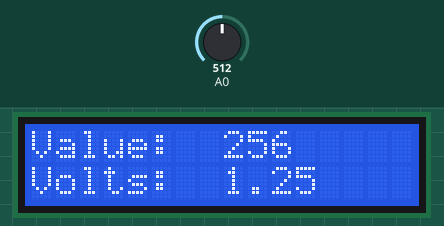
Simulated run of this sketch. Board: Arduino Uno, built with avr-gcc and run on an emulated ATmega328P. On the bench: 16×2 character LCD. The test bench sets the inputs (shaded band); at power-on: A0 = 512. What the sketch prints to the serial monitor is not drawn.

Above: at 1.2 s.
1.3 s: A0 set to 210
At 2.3 s:
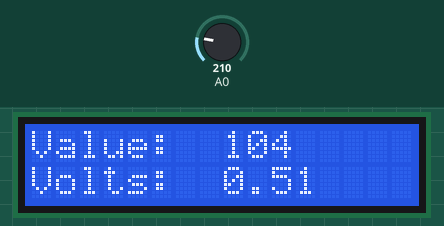
2.8 s: A0 set to 183
At 4.0 s:
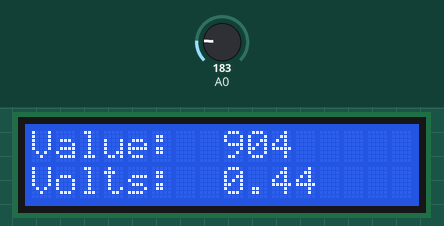
4.3 s: A0 set to 21
At 5.5 s:
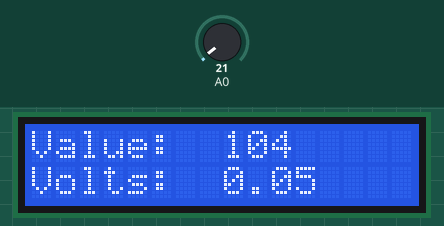
5.8 s: A0 set to 17
At 7.1 s:
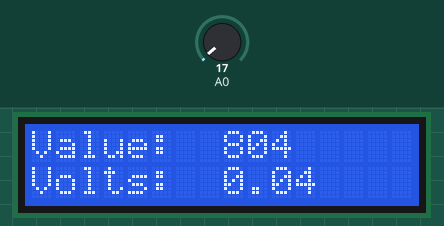
Timing chart, 0 to 8.3 s (numbered marks = the images above; inputs shaded):
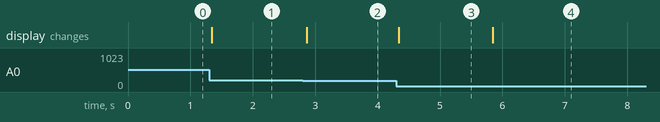

The sketch:

Breathalyzer_Calibration.ino
```cpp
#include <LiquidCrystal.h>

LiquidCrystal lcd(7, 8, 9, 10, 11, 12);

void setup(){
  Serial.begin(9600);
  lcd.begin(16,2);
}

void loop(){
  int value = analogRead(A0);
  value = value >> 2;
  value *= 2;
  Serial.print("Sensor value: ");
  Serial.print(value);
  float voltage = value * (5.0 / 1023.0);
  Serial.print(", voltage: ");
  Serial.println(voltage);
  lcd.setCursor(0,0);
  lcd.print("Value: ");
  lcd.setCursor(8,0);
  lcd.print(value);
  lcd.setCursor(0,1);
  lcd.print("Volts: ");
  lcd.setCursor(8,1);
  lcd.print(voltage);
}
```

Measured:
- after the input at 1.3 s, the display: changes at once (image 1)
- after the input at 2.8 s, the display: changes after 0.06 s (image 2)
- after the input at 4.3 s, the display: changes at once (image 3)
- after the input at 5.8 s, the display: changes after 0.05 s (image 4)
